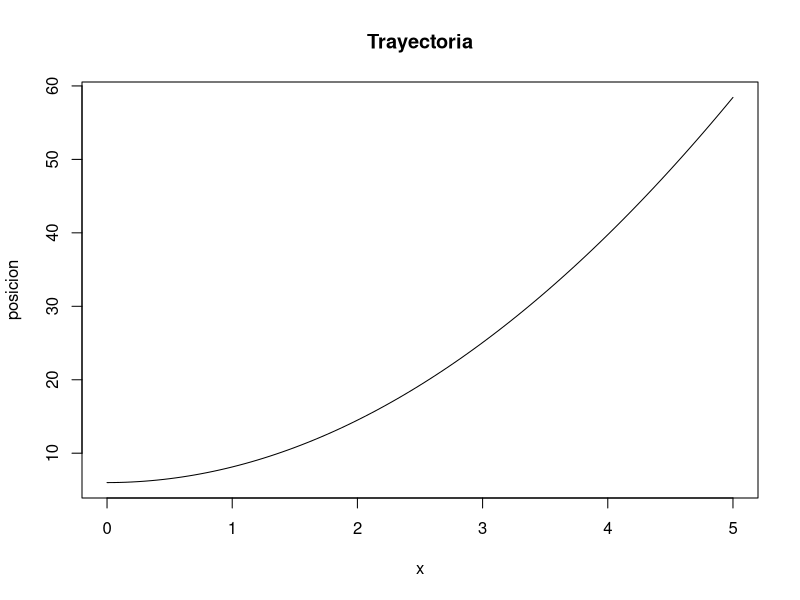

Generate this figure with R:
trayectoria <- function() {
  t = 0
  posicion <- function(t) {
    
  6+(2.13 * (t^2)) - (0.0013 * (t^4))
    }
  funcion = 6+(2.13 * (t^2)) - (0.0013 * (t^4))
  resultado = 6+2.13*((t+1)^2)-0.0013*((t+1)^4)
  arr = c(0)
  
  while(funcion < resultado){
    
    t =t+1
    
    funcion = 6+2.13*(t^2)-0.0013*(t^4)
    
    resultado = 6+2.13*((t+1)^2)-0.0013*((t+1)^4)
    
  }
plot( posicion, xlim = c(0,5), main = "Trayectoria")

  cat("La altura mayor alcanzada es :",funcion)
  
  
}
trayectoria()


